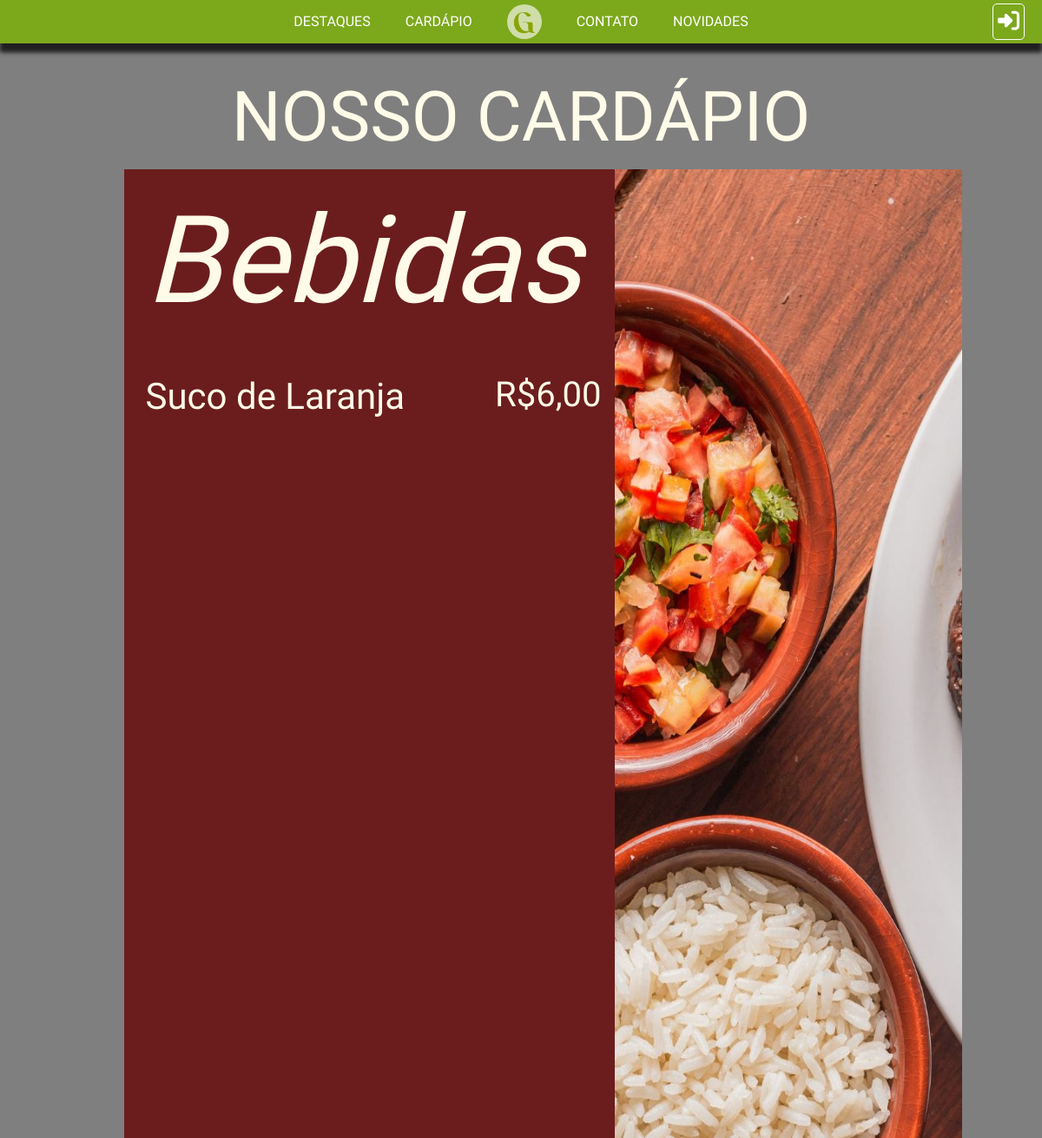
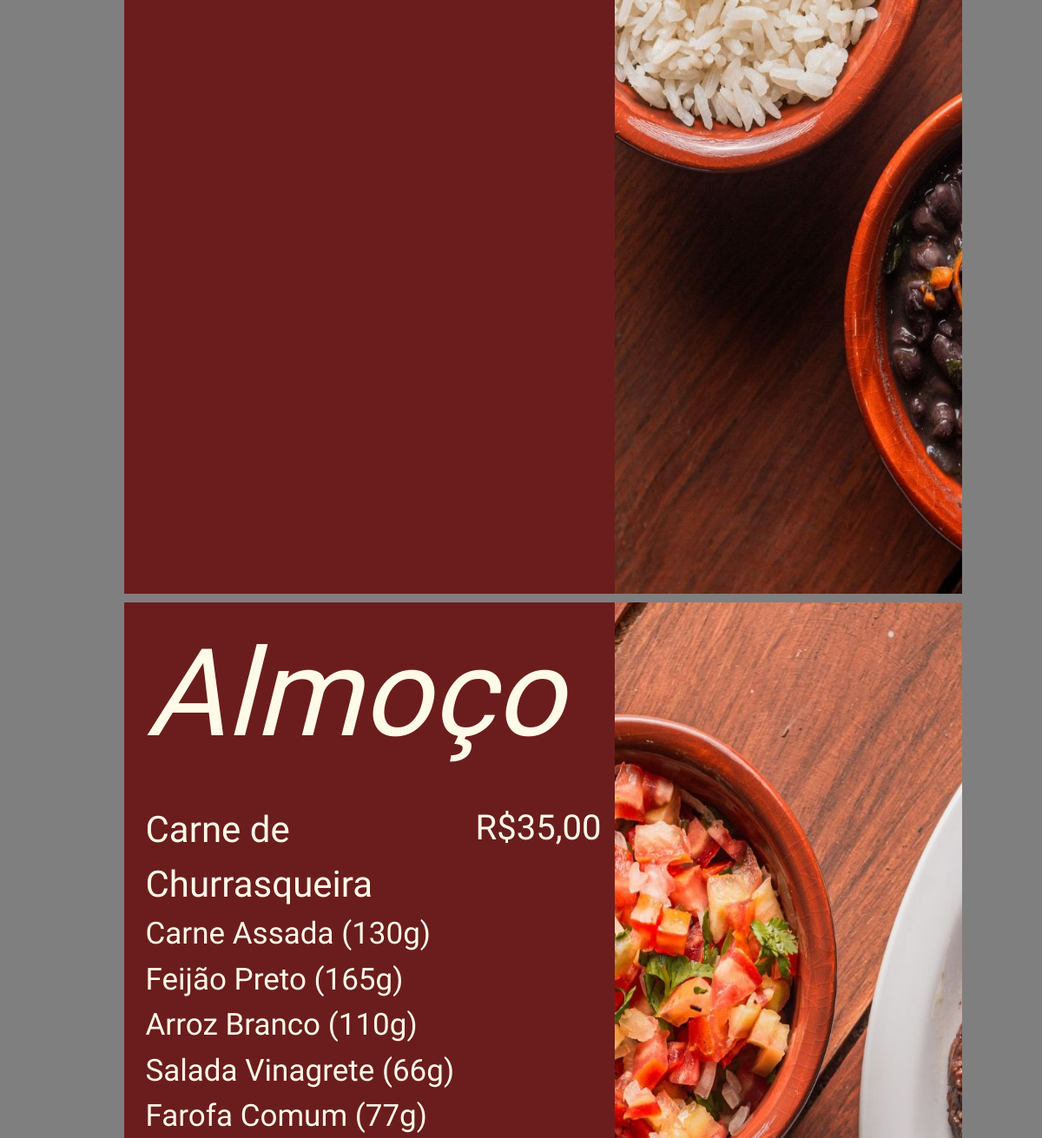
The page /cardv2 (upper part) on the database as committed earlier (2 pictures, top to bottom).
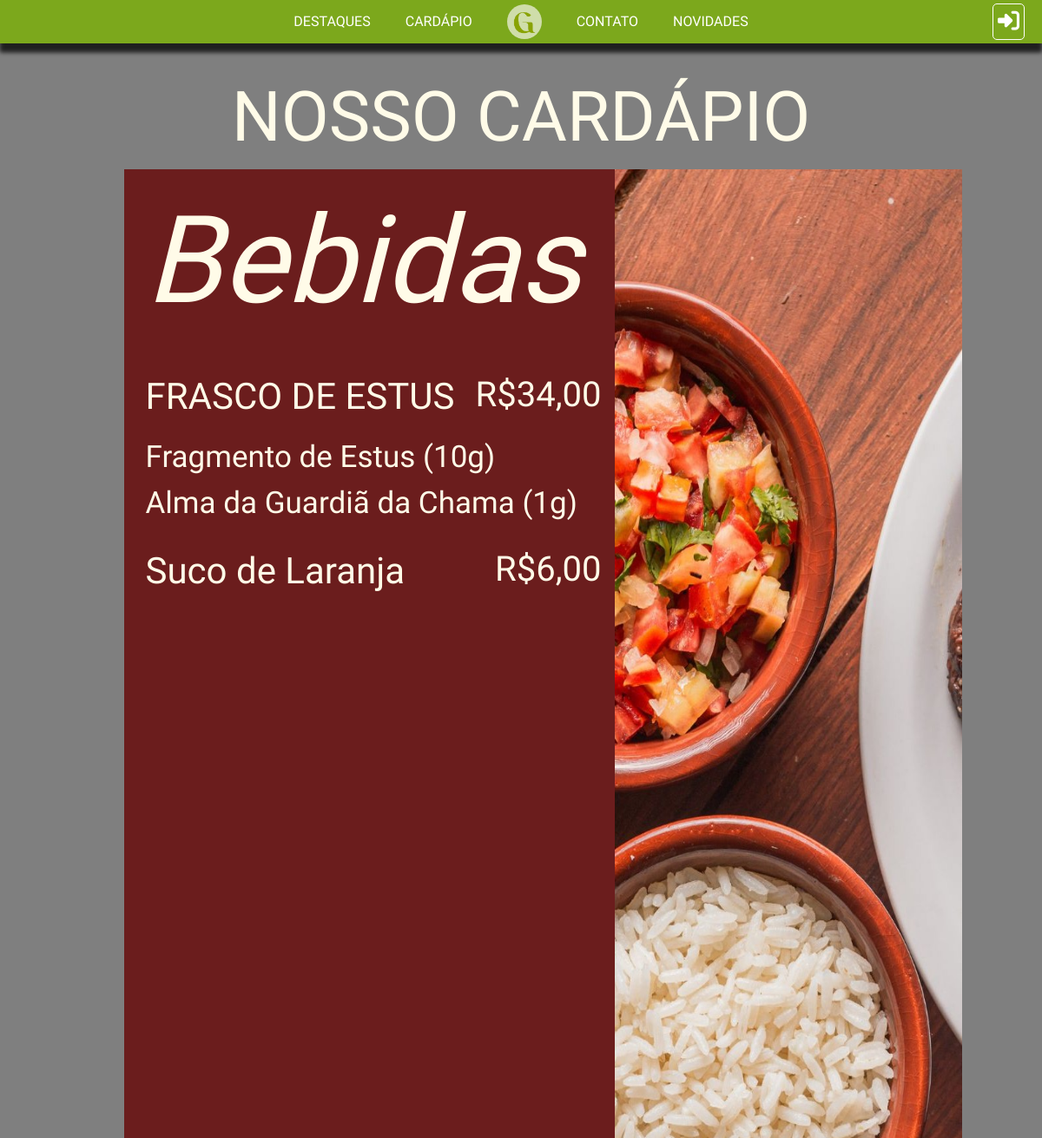
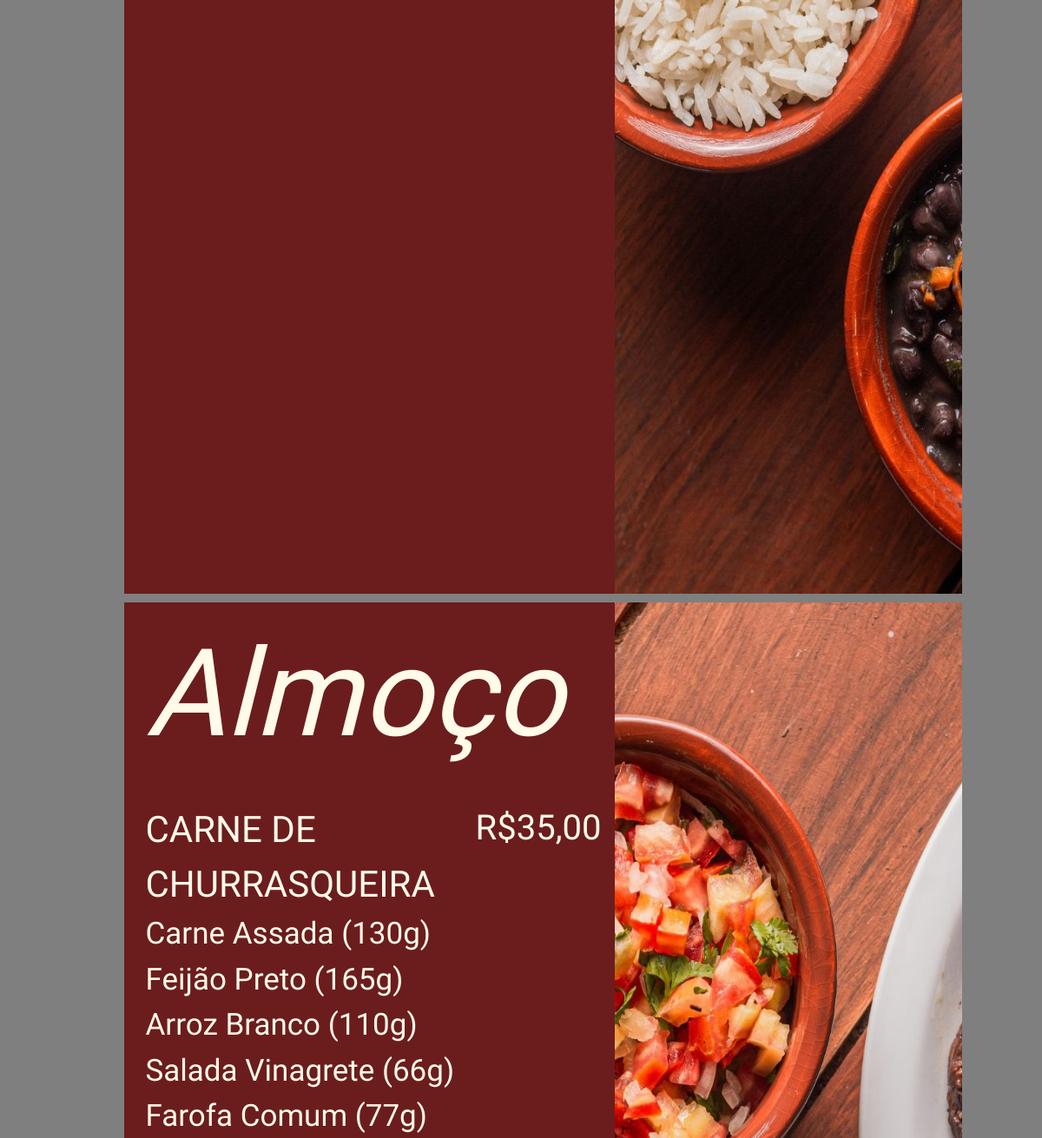
The same page on the database as committed later (2 pictures, top to bottom).
### core/models.py (models this page shows, shortened)
class TB_CATEGORIAS(models.Model):
    Nome = models.CharField(max_length=45)

class TB_PRATOS(models.Model):
    Nome = models.CharField(max_length=45, null=False)
    Disponibilidade = models.BooleanField(default=True)
    Destaque = models.BooleanField(default=False)
    Preco = models.DecimalField(null=False, decimal_places=2, max_digits=6)
    Imagem = models.ImageField(upload_to='pratos/', null=True, blank=True)
    Categoria = models.ForeignKey('TB_CATEGORIAS', on_delete=models.PROTECT, null=False)

class TB_ACOMPANHAMENTOS(models.Model):
    Nome = models.CharField(max_length=45, null=False)
    Quantidade = models.IntegerField(null=False)
    ID_Prato = models.ForeignKey('TB_PRATOS', on_delete=models.CASCADE, null=False)

### core/views.py (the view)
# urls.py: path('cardv2', cardv2, name='cardv2'),
def cardv2 (request):
    lista_pratos = TB_PRATOS.objects.filter(Disponibilidade=True)
    lista_cat_pratos = TB_PRATOS.objects.filter(Disponibilidade=True).values_list('Categoria_id', flat=True)
    lista_cat = TB_CATEGORIAS.objects.all()
    acomp = TB_ACOMPANHAMENTOS.objects.all
    contexto = {'lista_pratos': lista_pratos, 'lista_cat': lista_cat, 'acomp': acomp, 'active': lista_cat_pratos}
    return render (request, 'cardv2.html', contexto)

### core/templates/cardv2.html (shortened to what this page needs)
{% extends 'base/base.html' %}
{% load static %}
{% block 'header' %}
<link rel="stylesheet" href="{% static 'CSS/cardapiodos.css' %}">
{% endblock %}
{% block 'content' %}
<div class="titulo-principal">NOSSO CARDÁPIO</div>
{% for cat in lista_cat %}
    {% if cat.id in active %}
    <div class="container1">
        <div class="info-side">
            <div class="titulo">{{ cat.Nome }}</div>
            {% for prato in lista_pratos %}
                {% if prato.Categoria_id == cat.id %}
                    <div class="comida">
                        <div class="titulo-comidas">{{ prato.Nome }}<p>R${{ prato.Preco }}</p></div>
                        <div class="detalhes-comidas">
                            {% for acomp in acomp %}
                                {% if acomp.ID_Prato_id == prato.id %}
                                    <p>{{ acomp.Nome }} ({{ acomp.Quantidade }}g)</p>
                                {% endif %}
                            {% endfor %}
                        </div>
                    </div>
                {% endif %}
            {% endfor %}
        </div>
        <div class="imagem">
            <img class="pag2" width="400px" height="1800px" src="{% static 'images/pag2.jpg' %}">
        </div>
    </div>
    {% endif %}
{% endfor %}
{% endblock %}

Rows that differ between the two databases and show on the page:
changed TB_CATEGORIAS "Bebidas": gains TB_PRATOS (Nome "FRASCO DE ESTUS", Preco "34,00")
now on this page (row unchanged): TB_ACOMPANHAMENTOS: Nome "Fragmento de Estus", Quantidade "10", shown under "FRASCO DE ESTUS"
now on this page (row unchanged): TB_ACOMPANHAMENTOS: Nome "Alma da Guardiã da Chama", Quantidade "1", shown under "FRASCO DE ESTUS"
changed TB_PRATOS: Nome "Carne de Churrasqueira" → "CARNE DE CHURRASQUEIRA"
